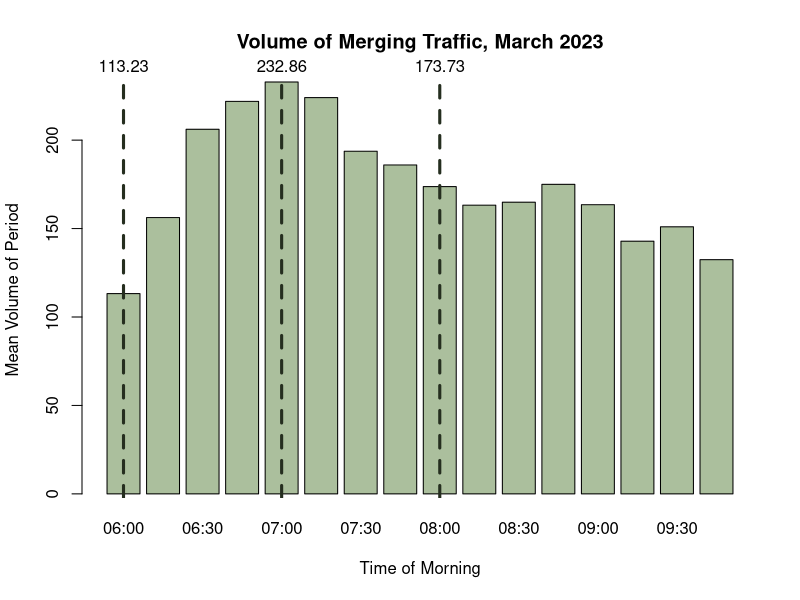
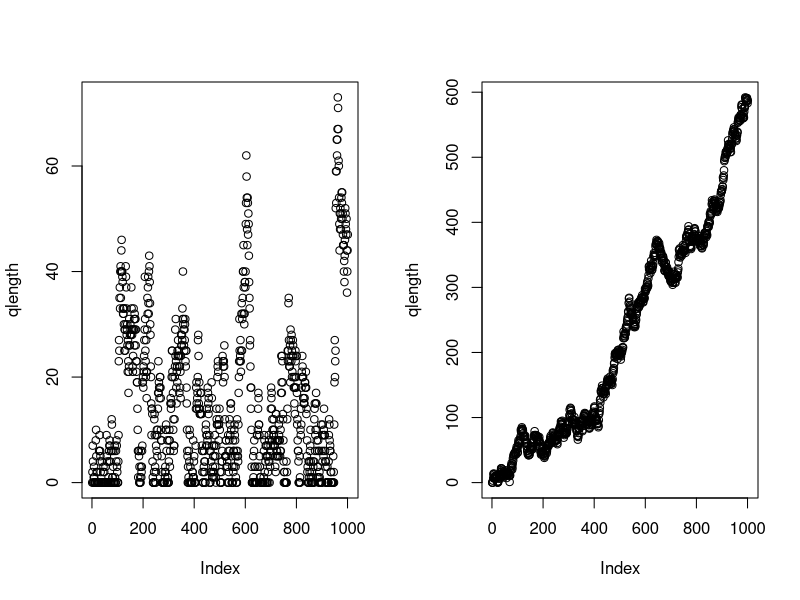
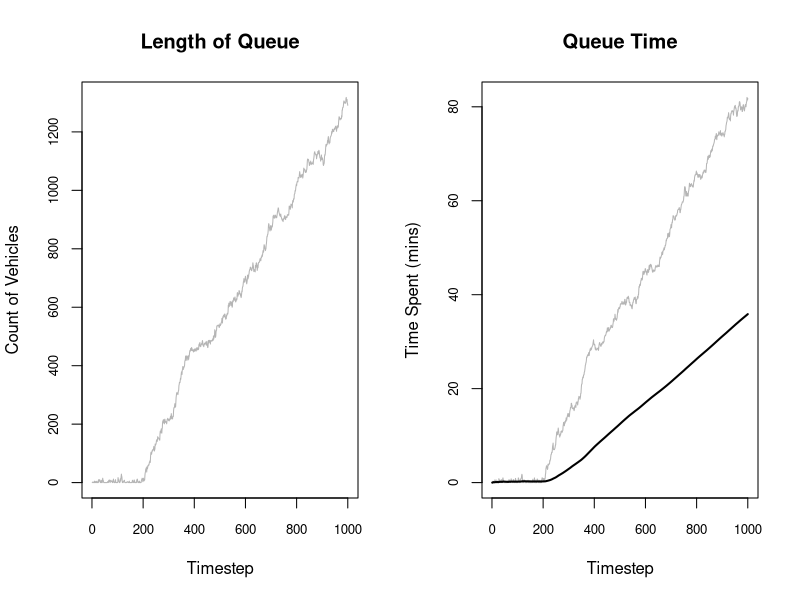
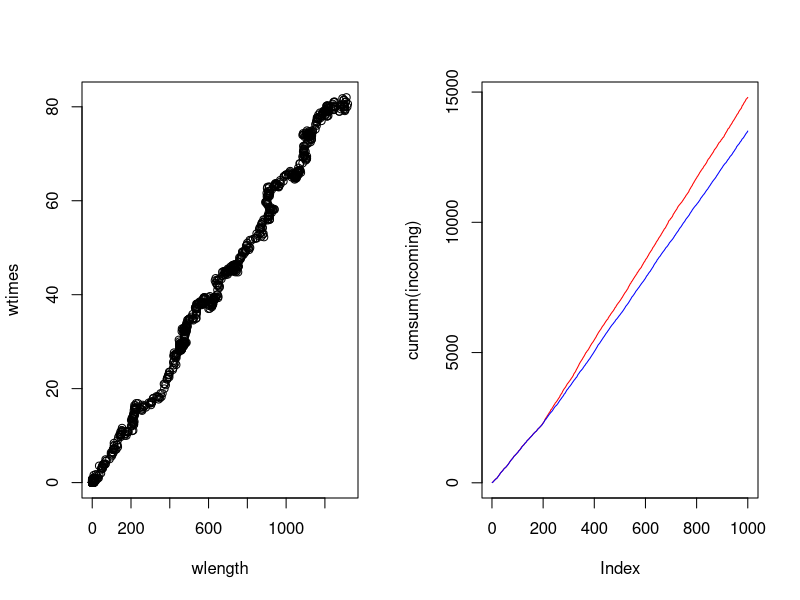
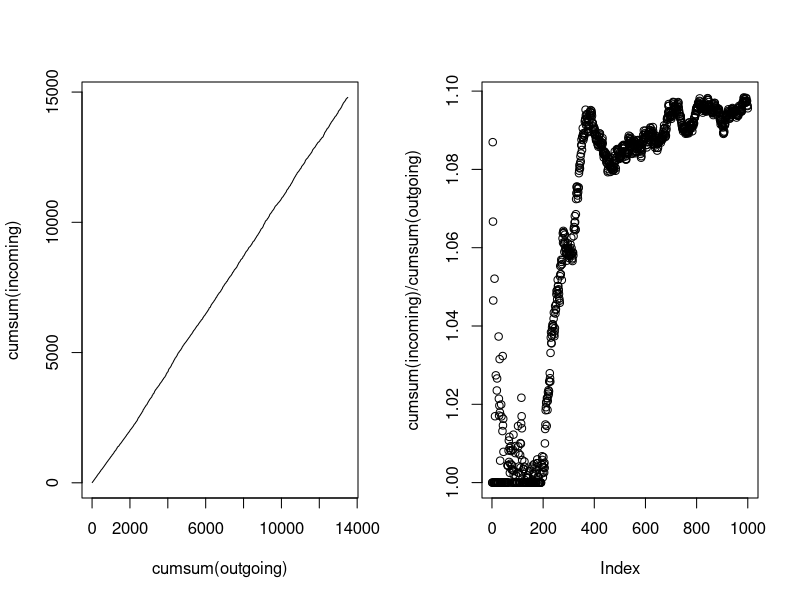
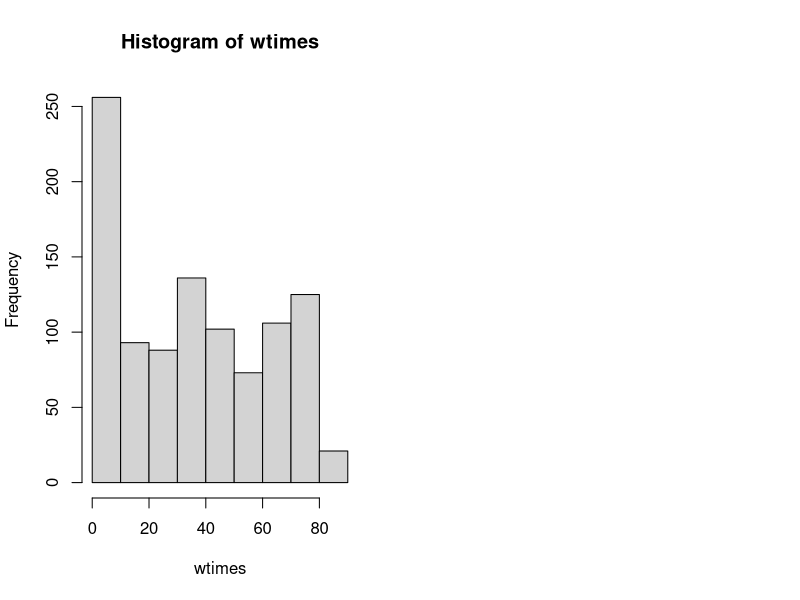

Reproduce these figures in R, in order.
## ---- chunk 1
#| include: false

# Keep these commented as the full files were too large to upload to Github
# Importing datasets
# raw23 <- read.csv("2023-03.csv")
# raw25 <- read.csv("2025-03.csv")

# Filtering for on-ramp segment
# ramp25 <- raw25[raw25$MLinkID == 5725, ]
# ramp23 <- raw23[raw23$MLinkID == 5725, ]

# Filtering for the freeway segment directly following the on-ramp
# fwy25 <- raw25[raw25$MLinkID == 183, ]
# fwy23 <- raw23[raw23$MLinkID == 183, ]

# Simplified import commands
ramp25 <- read.csv("ramp25.csv")
ramp23 <- read.csv("ramp23.csv")

fwy25 <- read.csv("fwy25.csv")
fwy23 <- read.csv("fwy23.csv")
## ---- chunk 2
#| include: false

library(lubridate)

# Converting datetime strings to date objects
ramp23$Date.Time.AWST <- ymd_hm(ramp23$Date.Time.AWST)

# Adding day of the week column (1=sunday, 7=saturday)
ramp23$Weekday <- wday(ramp23$Date.Time.AWST)

# Adding hour of the day column
ramp23$Hour <- hour(ramp23$Date.Time.AWST)

# Adding 15-min segment identifier of column
ramp23$Period <- format(ramp23$Date.Time.AWST, "%H:%M")

# Removing weekends
ramp23.wk <- ramp23[ramp23$Weekday %in% c(2, 3, 4, 5, 6), ]

# Filtering for only the morning peak (6am-10am)
ramp23.pk.wk <- ramp23.wk[6 <= ramp23.wk$Hour & ramp23.wk$Hour < 10, ]

# Removing public holidays (March 6 is the onyl date - Labour Day)
ramp23.pk.wk <- ramp23.pk.wk[date(ramp23.pk.wk$Date.Time.AWST) != "2023-03-06", ]
## ---- chunk 3
head(ramp23[, c(-6, -7, -8, -9, -10)])
## ---- chunk 4
#| include: false

smeans <- aggregate(Volume ~ Period, 
                           data = ramp23.pk.wk, 
                           FUN = mean)

# getting max volume
smax <- max(smeans$Volume)
maxindex <- which(smeans$Volume == smax)

# getting mean volume
smean <- mean(smeans$Volume)

# getting min volume
smin <- min(smeans$Volume)
minindex <- which(smeans$Volume == smin)
## ---- chunk 5
#| echo: false

bp <- barplot(smeans$Volume, names.arg = smeans$Period, col="#abbf9d", xlab = "Time of Morning", ylab = "Mean Volume of Period", main="Volume of Merging Traffic, March 2023")

abline(v = bp[1], col = "#252e1f", lwd = 3, lty = 2)
text(x = bp[1], y = smax, labels = round(smeans$Volume[1], 2), pos = 3, xpd = TRUE)

abline(v = bp[5], col = "#252e1f", lwd = 3, lty = 2)
text(x = bp[5], y = smax, labels = round(smeans$Volume[5], 2), pos = 3, xpd = TRUE)

abline(v = bp[9], col = "#252e1f", lwd = 3, lty = 2)
text(x = bp[9], y = smax, labels = round(smeans$Volume[9], 2), pos = 3, xpd = TRUE)
## ---- chunk 6
#| echo: false
smu6  <- mean(ramp23.pk.wk[ramp23.pk.wk$Period == "06:00", 4])
svar6 <- var(ramp23.pk.wk[ramp23.pk.wk$Period == "06:00", 4])

data.frame (
  Mean = smu6,
  Variance = svar6,
  row.names = c("6am (min)")
)
## ---- chunk 7
#| include: false
ssize6 <- (smu6^2) / (svar6 - smu6)
## ---- chunk 8
sim1 <- rnbinom(10000, size = ssize6, mu = smu6)
sim2 <- rpois(10000, lambda = smu6)
data.frame (
  Mean = c(smu6, mean(sim1), mean(sim2)),
  Variance = c(svar6, var(sim1), mean(sim2)),
  row.names = c("Dataset", "NBinom Sim", "Poisson Sim  ")
)
## ---- chunk 9
#| echo: false
data.frame(
  Mean = smu6 / 15,
  Variance = svar6 / 15^2,
  Size = ((smu6/15)^2) / ((svar6/(15^2)) - smu6/15),
  row.names = c("Vehicles/min")
  )
## ---- chunk 10
#| echo: false

data.frame(
  Mean = c(smu6, smu6/15, smu6/15),
  Size = c(ssize6, ((smu6/15)^2) / ((svar6/(15^2)) - smu6/15), ssize6/15),
  row.names = c("Vehicles/15min", "Vehicles/min (Method 1)", "Vehicles/min (Method 2)")
)
## ---- chunk 11
#| include: false

# 6am models
# leave as the same

# 7am models
smu7  <- mean(ramp23.pk.wk[ramp23.pk.wk$Period == "07:00", 4])
svar7 <- var(ramp23.pk.wk[ramp23.pk.wk$Period == "07:00", 4])
ssize7 <- ((smu7^2) / (svar7 - smu7))

# 8am models
smu8  <- mean(ramp23.pk.wk[ramp23.pk.wk$Period == "08:00", 4])
svar8 <- var(ramp23.pk.wk[ramp23.pk.wk$Period == "08:00", 4])
ssize8 <- ((smu8^2) / (svar8 - smu8))

# update to vehicles / 15 minute
# we no longer use variance! DO NOT TOUCHHHH VARIANCE
smu6 <- smu6 / 15
ssize6 <- ssize6 / 15

smu7 <- smu7 / 15
ssize7 <- ssize7 / 15

smu8 <- smu8 / 15
ssize8 <- ssize8 / 15
## ---- chunk 12
#| echo: false

data.frame(
  Mean = c(smu6, smu7, smu8),
  Size = c(ssize6, ssize7, ssize8),
  row.names = c("6am (min)", "7am (max)", "8am (mean)")
)
## ---- chunk 13
T <- 1000

# average 12 cars per minute release
release <- 12

qlength <- numeric(T)

for (i in 1:T) {
  qlength[i+1] <- qlength[i] + rnbinom(1, size=ssize8, mu=smu8)
  qlength[i+1] <- max(0, qlength[i+1] - release)
}

par(mfrow=c(1, 2))
plot(qlength)


# average 11 cars per minute
release <- 11

qlength <- numeric(T)

for (i in 1:T) {
  qlength[i+1] <- qlength[i] + rnbinom(1, size=ssize8, mu=smu8)
  qlength[i+1] <- max(0, qlength[i+1] - release)
}

plot(qlength)
## ---- chunk 14
set.seed(1234)
T <- 1000 # no. of timesteps (each is a minute) #### 250 timesteps helps to see stuff better
c <- 2 # no. of lanes

mu <- 7 # mean no. vehicles released PER LANE in one timestep
lambda <- smu8 # mean no. vehicles arriving TOTAL in one timestep
dispersion <- ssize8 # dispersion parameter for arrival rate

queue <- c()
incoming <- c()
outgoing <- c()

wtimes <- list()
wlength <- numeric(T)

for (i in 1:T) {
  # arrivals
  arrivals <- rnbinom(1, size = dispersion, mu = lambda)
  
  if(i == 200) {
    # arrivals <- arrivals + 100 # TESTING VEHICLE INJECTION
    # TESTING PIECEWISE
    lambda <- smu7
    dispersion <- ssize7
  }
  
  queue <- c(queue, rep(i, arrivals))
  incoming <- c(incoming, arrivals)

  # release parameters
  rrate <- sum(rpois(c, mu))
  rtimes <- c()

  # finding how many cars should be released
  released <- min(length(queue), rrate)
  outgoing <- c(outgoing, released)

  # releasing cars and tracking how long they waited
  if (released > 0) {
    rtimes <- c(rtimes, i - queue[1:released])
    queue <- queue[-(1:released)]
  }

  # record data
  wtimes[[i]] <- rtimes
  wlength[i] <- length(queue)

}

test <- wtimes

for (i in 1:T) {
  wtimes[[i]] <- mean(wtimes[[i]])
}
wtimes <- unlist(wtimes)
mean(wtimes, na.rm = TRUE)
mean(wlength, na.rm = TRUE)
## ---- chunk 15

par(mfrow = c(1, 2))
# queue length plot
plot(wlength, type="l", xlab="Timestep", ylab="Count of Vehicles", cex.axis = 0.8, col="#b5b5b5", main="Length of Queue")
# abline(v = 300, lwd=2, col="#737373")

# time spent waiting plot
plot(wtimes, type="l", xlab="Timestep", ylab="Time Spent (mins)", cex.axis = 0.8, col="#b5b5b5", main = "Queue Time")
# abline(v = 300, lwd=2, col="#737373")
lines(cumsum(wtimes)/seq_len(T), lwd=2)

# hysteresis plot
plot(wlength, wtimes)

# incoming vs outgoing
plot(cumsum(incoming), type="l", col="red")
lines(cumsum(outgoing), type="l", col="blue")

# another incoming vs outgoing
plot(cumsum(outgoing), cumsum(incoming), type="l")

# one more
plot(cumsum(incoming) / cumsum(outgoing))

# level of service
hist(wtimes)
## ---- chunk 16
# T <- 1000 # no. of timesteps (each is a 15min interval)
# c <- 2 # no. of lanes
# 
# mu <- 6 # mean no. vehicles released PER LANE in one timestep
# lambda <- smu8 # mean no. vehicles arriving TOTAL in one timestep
# dispersion <- ssize8 # dispersion parameter for arrival rate
# 
# q1 <- c()
# q2 <- c()
# 
# wtimes <- list()
# q1c <- numeric(T)
# q2c <- numeric(T)
# 
# avg_wait_at_i <- list()
# 
# for (i in 1:T) {
#   # arrivals
#   arrivals <- rnbinom(1, size = dispersion, mu = lambda)
# 
#   q1a <- floor(arrivals / 2)
#   q2a <- ceiling(arrivals /2)
# 
#   q1 <- c(q1, rep(i, q1a))
#   q2 <- c(q2, rep(i, q2a))
# 
#   # release parameters
#   release <- mu
#   timestep.wtimes <- c()
# 
#   # finding how many cars should be released
#   q1r <- min(length(q1), release)
#   q2r <- min(length(q2), release)
# 
#   # releasing cars and tracking how long they waited
#   if (q1r > 0) {
#     timestep.wtimes <- c(timestep.wtimes, i - q1[1:q1r])
#     q1 <- q1[-(1:q1r)]
#   }
#   if (q2r > 0) {
#     timestep.wtimes <- c(timestep.wtimes, i - q2[1:q2r])
#     q2 <- q2[-(1:q2r)]
#   }
# 
#   # record data
#   wtimes[[i]] <- timestep.wtimes
#   q1c[i] <- length(q1)
#   q2c[i] <- length(q2)
# 
#   avg_wait_at_i[i] <- if(length(timestep.wtimes) > 0) mean(timestep.wtimes)
# 
# }
# all_waits <- unlist(wtimes)
# plot(q1c)
# # plot(1:T, avg_wait_at_i)
